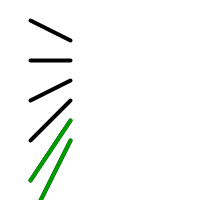
Frame 1 (no input)
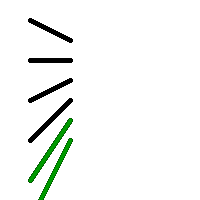
Frame 60 (the mouse pressed at the canvas centre just before this capture)
Frame 120 (the mouse held since frame 60 and released just before this capture): identical to frame 60, image omitted

The Processing sketch that drew these frames (run headless with seeded random() and noise(); from frame 60 on, the mouse is pressed at the canvas centre):

// Processing sketch: processing_97189
// ── processing_97189.pde

void setup (){
size(200,200);
background(255);
}
void draw() {
for(int x=10; x<120 ; x= x+20)
{ stroke (0);
strokeWeight(4);
line(30,x*2,70,x+30);
if ( x > 70 ){ 
stroke (0,155,0);
line(30,x*2,70,x+30);}
}
}
